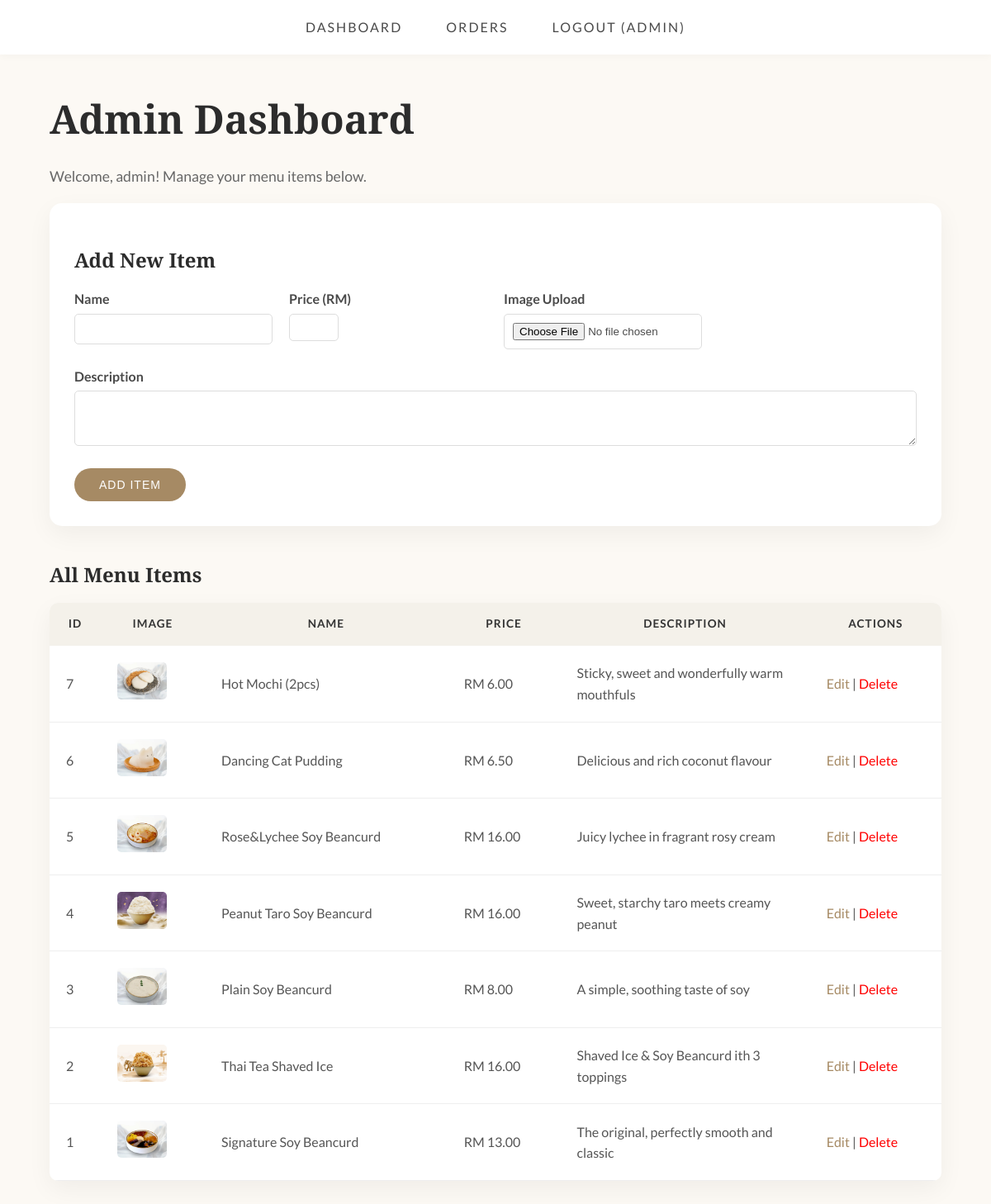
Page /admin/dashboard.php (signed in) on the committed database.
### tables this page shows
CREATE TABLE menu (
    menu_id INT AUTO_INCREMENT PRIMARY KEY,
    name VARCHAR(100) NOT NULL,
    price DECIMAL(10,2) NOT NULL,
    description TEXT,
    image_url VARCHAR(255)
);

### admin/dashboard.php (the view, shortened to what this page needs)
<?php
include '../db.php';
$edit_item = null;
?>
<!DOCTYPE html>
<html lang="en">
<head>
    <link rel="stylesheet" href="../app/css/style.css">
</head>
<body>
    <header>
        <nav>
            <a href="dashboard.php">Dashboard</a>
            <a href="orders.php">Orders</a>
            <a href="../logout.php">Logout (<?php echo $_SESSION['username']; ?>)</a>
        </nav>
    </header>
    <div class="container">
        <h1>Admin Dashboard</h1>
        <p>Welcome, <?php echo htmlspecialchars($_SESSION['username']); ?>! Manage your menu items below.</p>
        <div class="admin-form-container">
            <h2><?php echo $edit_item ? 'Edit Item' : 'Add New Item'; ?></h2>
            <form method="post" action="dashboard.php" enctype="multipart/form-data">
                <div class="form-grid">
                    <div>
                        <label class="form-label">Name</label>
                        <input type="text" name="name" required value="<?php echo $edit_item['name'] ?? ''; ?>" class="form-input">
                    </div>
                    <div>
                        <label class="form-label">Price (RM)</label>
                        <input type="number" step="0.01" name="price" required value="<?php echo $edit_item['price'] ?? ''; ?>" class="form-input">
                    </div>
                    <div>
                        <label class="form-label">Image Upload</label>
                        <input type="file" name="image_file" accept="image/*" class="form-input">
                    </div>
                    <div class="form-field-full">
                        <label class="form-label">Description</label>
                        <textarea name="description" rows="3" class="form-input"><?php echo $edit_item['description'] ?? ''; ?></textarea>
                    </div>
                </div>
                <div class="form-actions">
                    <button type="submit" name="<?php echo $edit_item ? 'edit_item' : 'add_item'; ?>" class="btn">
                        <?php echo $edit_item ? 'Update Item' : 'Add Item'; ?>
                    </button>
                </div>
            </form>
        </div>
        <h2>All Menu Items</h2>
        <table>
            <tr>
                <th>ID</th>
                <th>Image</th>
                <th>Name</th>
                <th>Price</th>
                <th>Description</th>
                <th>Actions</th>
            </tr>
            <?php
            $result = $conn->query("SELECT * FROM menu ORDER BY menu_id DESC");
            while ($row = $result->fetch_assoc()):
                $imgSrc = $row['image_url'];
                if (!empty($imgSrc) && !preg_match("~^(?:f|ht)tps?://~i", $imgSrc)) {
                    $imgSrc = "../" . $imgSrc;
                } elseif (empty($imgSrc)) {
                    $imgSrc = 'https://placehold.co/60x60';
                }
            ?>
                <tr>
                    <td><?php echo $row['menu_id']; ?></td>
                    <td><img src="<?php echo $imgSrc; ?>" class="table-img-thumb" style="max-width:60px; height:auto;"></td>
                    <td><?php echo htmlspecialchars($row['name']); ?></td>
                    <td>RM <?php echo number_format($row['price'], 2); ?></td>
                    <td class="table-desc-col"><?php echo htmlspecialchars($row['description']); ?></td>
                    <td>
                        <a href="dashboard.php?edit=<?php echo $row['menu_id']; ?>" class="table-link-edit">Edit</a> |
                        <a href="dashboard.php?delete=<?php echo $row['menu_id']; ?>" class="table-link-delete" onclick="return confirm('Delete this item?');">Delete</a>
                    </td>
                </tr>
            <?php endwhile; ?>
        </table>
    </div>
</body>
</html>

### app/css/style.css (style rules this page uses)
:root { --bg-color: #fcf9f4; --text-color: #4a4a4a; --accent-color: #a68a64; --accent-hover: #8c7352; --white: #ffffff; --shadow: 0 10px 30px rgba(0, 0, 0, 0.05); }
body { font-family: 'Lato', sans-serif; background-color: var(--bg-color); color: var(--text-color); margin: 0; padding: 0; line-height: 1.6; }
header { background-color: var(--white); padding: 20px 0; box-shadow: 0 2px 10px rgba(0, 0, 0, 0.03); position: sticky; top: 0; z-index: 1000; text-align: center; }
header a { color: var(--text-color); text-decoration: none; margin: 0 25px; font-size: 16px; text-transform: uppercase; letter-spacing: 2px; font-weight: 400; transition: color 0.3s; }
.container { width: 90%; max-width: 1200px; margin: 40px auto; padding: 0 15px; }
h1, h2, h3 { font-family: 'Playfair Display', serif; color: #2c2c2c; margin-bottom: 15px; }
h1 { font-size: 3rem; margin-top: 0; }
p { color: #666; font-size: 1.1rem; }
.btn { background-color: var(--accent-color); color: var(--white); padding: 12px 30px; text-decoration: none; border-radius: 30px; border: none; cursor: pointer; font-size: 14px; letter-spacing: 1px; text-transform: uppercase; transition: all 0.3s ease; display: inline-block; }
table { width: 100%; border-collapse: collapse; background: var(--white); box-shadow: var(--shadow); border-radius: 10px; overflow: hidden; margin-bottom: 30px; }
th { background-color: #f4f1ea; color: #333; font-weight: 700; text-transform: uppercase; font-size: 0.85rem; letter-spacing: 1px; padding: 15px; }
td { padding: 20px; border-bottom: 1px solid #eee; color: #555; }
input[type="number"] { padding: 8px; border: 1px solid #ddd; border-radius: 5px; text-align: center; width: 60px; }
.admin-form-container { background: white; padding: 30px; border-radius: 15px; box-shadow: var(--shadow); margin-bottom: 40px; }
.form-grid { display: grid; grid-template-columns: repeat(auto-fit, minmax(200px, 1fr)); gap: 20px; }
.form-label { display: block; margin-bottom: 5px; font-weight: bold; }
.form-input { width: 100%; padding: 10px; border: 1px solid #ddd; border-radius: 5px; box-sizing: border-box; }
.form-field-full { grid-column: 1 / -1; }
.form-actions { margin-top: 20px; }
.table-img-thumb { width: 60px; height: 60px; object-fit: cover; border-radius: 5px; }
.table-desc-col { max-width: 200px; }
.table-link-edit { color: var(--accent-color); text-decoration: none; }
.table-link-delete { color: red; text-decoration: none; }

### rows in the picture
menu: menu_id "7", shows a picture, name "Hot Mochi (2pcs)", price "6.00", description "Sticky, sweet and wonderfully warm mouthfuls"
menu: menu_id "6", shows a picture, name "Dancing Cat Pudding", price "6.50", description "Delicious and rich coconut flavour"
menu: menu_id "5", shows a picture, name "Rose&Lychee Soy Beancurd", price "16.00", description "Juicy lychee in fragrant rosy cream"
menu: menu_id "4", shows a picture, name "Peanut Taro Soy Beancurd", price "16.00", description "Sweet, starchy taro meets creamy peanut"
menu: menu_id "3", shows a picture, name "Plain Soy Beancurd", price "8.00", description "A simple, soothing taste of soy"
menu: menu_id "2", shows a picture, name "Thai Tea Shaved Ice", price "16.00", description "Shaved Ice & Soy Beancurd ith 3 toppings"
menu: menu_id "1", shows a picture, name "Signature Soy Beancurd", price "13.00", description "The original, perfectly smooth and classic"

### other values in the picture
$_SESSION['username'] "ADMIN"
$_SESSION['username'] "admin"
